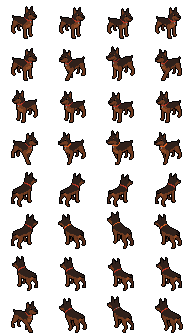
#> input picture art/dog/dog.png, 192 x 336 px, given in place of frame_00.png, which was not available
$ python build-dog.py
#> lines starting #> are read from the running program, lines starting #| are printed output that depends on the picture; after the words box and inside, x2 and y2 are one past the last pixel; in counts of white or black regions, pixels touching at a corner belong together; pictures that were not available may be replaced by others from this repository, and a replacement may not be noted
#!/usr/bin/env python3
"""Builds the dog's animated sheet from the frames tools/extract-dog.py cut out of the owner's reference (art/reference/13.jpg).
The pixels are the owner's. The sheet gives four DIAGONAL directions per pose (isometric): SE = toward us facing right, SW = toward us facing left, NE = away from us facing right, NW = away facing left.
  * walk: the three walk poses of the sheet, played 1 - 2 - 3 - 2
  * idle: one pose in the sheet; a breath is made by letting the head and chest sink one pixel while the legs stay
usage: python3 tools/build-dog.py [half]     writes art/dog/dog.png + dog.json + dog-preview.gif   (half: use the half-size frames instead)"""
import json, os, sys
import numpy as np
from PIL import Image

HERE = os.path.dirname(os.path.abspath(__file__)); ROOT = os.path.join(HERE, '..', 'art')
HALF = len(sys.argv) > 1 and sys.argv[1] == 'half'
SUB = 'raw_half' if HALF else 'raw'; Z = 2 if HALF else 1
CW, CH, GROUND, AX = 48 // Z, 42 // Z, 38 // Z, 24 // Z
BG = (53, 39, 74)
DIRS = ['SE', 'SW', 'NE', 'NW']                                    # sheet columns 0..3

def load(rc): return np.array(Image.open(os.path.join(ROOT, 'dog', SUB, f'frame_{rc}.png')).convert('RGBA'))
#> called with rc = '00'
#> returned value is the input picture: shape (336, 192, 4); mean R, G, B, A 12.3, 6.9, 4.6, 55.9
def bbox(f): ys, xs = np.where(f[..., 3] > 0); return ys.min(), ys.max(), xs.min(), xs.max()
#> after `ys, xs = np.where(f[..., 3] > 0)`: ys = 14142 values from 6 to 332; xs = 14142 values, max 182 at index 13859, min 11 at index 1048, mean 95.68

def sink_upper(f, dy=1, frac=.52):
    """head, neck and chest sink `dy` pixels (a breath) while everything from the belly down stays"""
    top, bottom, _, _ = bbox(f); belt = top + int(round((bottom - top) * frac)); out = f.copy(); out[top:belt] = 0
#> after `top, bottom, _, _ = bbox(f)`: top = 6; bottom = 332
#> after `belt = top + int(round((bottom - top) * frac))`: belt = 176
#> after `out[top:belt] = 0`:
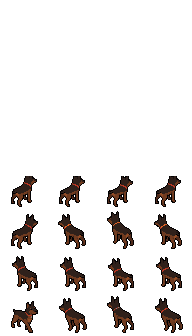
#> out: shape (336, 192, 4); 11.19% of pixels changed, all inside (x1, y1, x2, y2) = (11, 6, 182, 176); transparent parts drawn white
    for y in range(top, belt):
        row = f[y]; mask = row[:, 3] > 0; out[y + dy][mask] = row[mask]
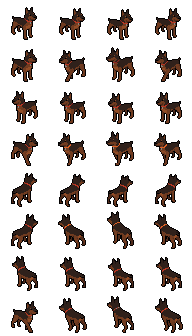
#> out: shape (336, 192, 4); 11.15% of pixels changed, all inside (x1, y1, x2, y2) = (11, 7, 182, 177); transparent parts drawn white
    return out

def build():
    A = {}
    for c, d in enumerate(DIRS):
        base = load(f'0{c}'); down = sink_upper(base); A[('idle', d)] = [base, down, sink_upper(base, 2) if not HALF else down, down]
#> call 2 of sink_upper, with dy = 2, frac = 0.52
#> after the loop in sink_upper (call 2), `for y in range(top, belt):`:
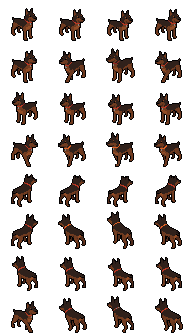
#> out: shape (336, 192, 4); 11.14% of pixels changed, all inside (x1, y1, x2, y2) = (11, 8, 182, 178); transparent parts drawn white
        A[('walk', d)] = [load(f'1{c}'), load(f'2{c}'), load(f'3{c}'), load(f'2{c}')]
#> call 2 of load, with rc = '10'
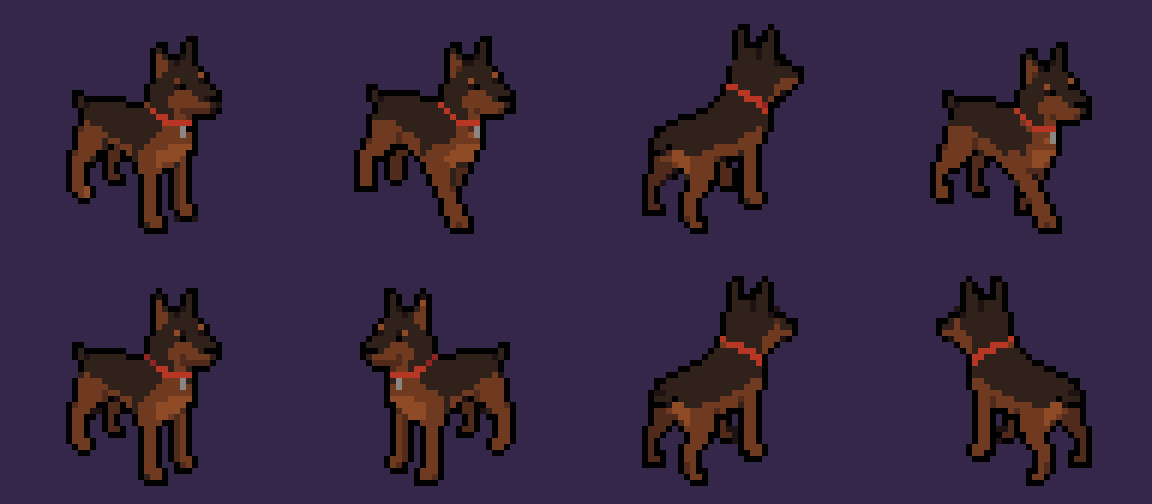
#> input picture art/dog/dog-preview.gif, 1152 x 504 px, given in place of frame_10.png, which was not available
    anims = [('idle', 4, 420), ('walk', 4, 150)]
    sheet = Image.new('RGBA', (4 * CW, len(DIRS) * len(anims) * CH), (0, 0, 0, 0)); rows = []; r = 0
    for d in DIRS:
        for an, n, ms in anims:
            for k, f in enumerate(A[(an, d)]): sheet.paste(Image.fromarray(f, 'RGBA'), (k * CW, r * CH))
            rows.append(dict(name=f'{an}_{d}', view=d, row=r, frames=n, ms=ms, loop=True)); r += 1
    out = os.path.join(ROOT, 'dog'); name = 'dog_half' if HALF else 'dog'; sheet.save(os.path.join(out, f'{name}.png'))
    json.dump(dict(file=f'{name}.png', cell=[CW, CH], anchor=[AX, GROUND], diagonal=True, views=DIRS, source='art/reference/13.jpg',
                   note='ground point (the feet) at the anchor; four diagonal directions, no mirroring needed; pixels are the owner\'s reference, cut by tools/extract-dog.py', rows=rows), open(os.path.join(out, f'{name}.json'), 'w'), indent=1)
    imgs = []
    for k in range(8):
        W = Image.new('RGBA', (CW * 4, CH * 2), BG + (255,))
        for c, d in enumerate(DIRS):
            W.alpha_composite(Image.fromarray(A[('walk', d)][k % 4], 'RGBA'), (c * CW, 0)); W.alpha_composite(Image.fromarray(A[('idle', d)][(k // 2) % 4], 'RGBA'), (c * CW, CH))
        imgs.append(W.resize((W.width * (6 if not HALF else 10), W.height * (6 if not HALF else 10)), Image.NEAREST).convert('P', palette=Image.ADAPTIVE, colors=40))
    imgs[0].save(os.path.join(out, f'{name}-preview.gif'), save_all=True, append_images=imgs[1:], duration=150, loop=0, disposal=2)
    return A

if __name__ == '__main__':
#> (the run stopped early here; a loop or call above may not have finished)
